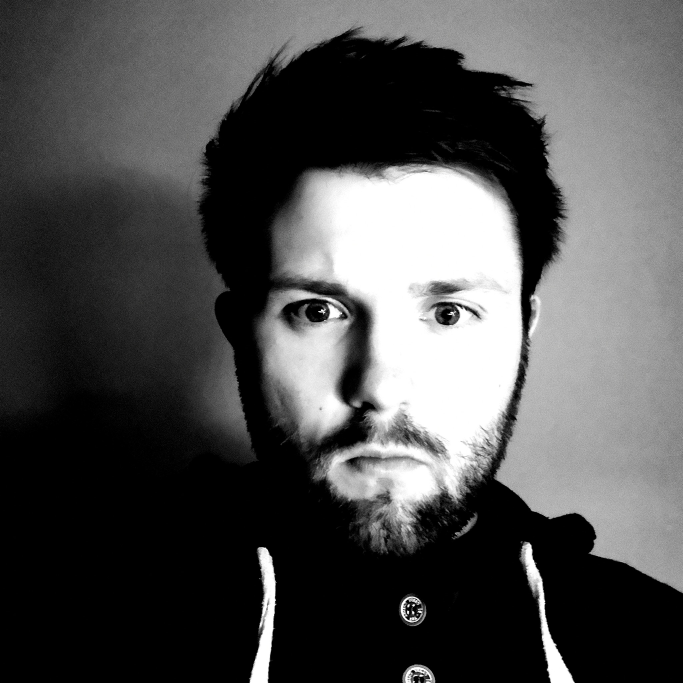
#> input picture Zad10/mordka.jpg, 2048 x 2048 px (shown at 1/3 size)
$ jupyter execute --allow-errors Lab10.ipynb
#> lines starting #> are read from the running program, lines starting #| are printed output that depends on the picture; after the words box and inside, x2 and y2 are one past the last pixel; in counts of white or black regions, pixels touching at a corner belong together
[cell 1]
import cv2
import numpy as np
from matplotlib import pyplot as plt
import imutils

[cell 2]
face_cascade = cv2.CascadeClassifier(cv2.data.haarcascades + 'haarcascade_frontalface_default.xml')
scaling_factor = 0.5
frame = cv2.imread('mordka.jpg')
#> frame is the input picture: shape (2048, 2048, 3); mean B, G, R 80.1, 80.1, 80.1
frame = cv2.resize(frame, None, fx = scaling_factor, fy = scaling_factor, interpolation=cv2.INTER_AREA)
#> frame: shape (1024, 1024, 3)
face_rects = face_cascade.detectMultiScale(frame, scaleFactor=1.3, minNeighbors=5)
#> face_rects = [[316, 267, 522, 522]]

for(x,y,w,h) in face_rects:
    cv2.rectangle(frame, (x,y), (x+w, y+h), (255,0,0), 3)
#> this loop made 1 pass
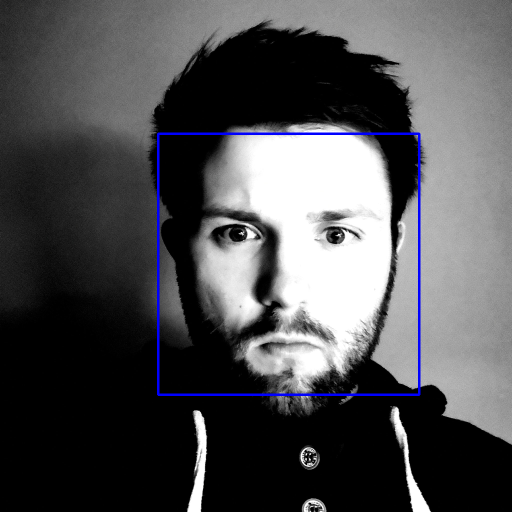
#> frame: shape (1024, 1024, 3) (shown at 1/2 size); mean B, G, R 81.9, 79.4, 79.4

cv2.imshow('mordka.jpg', frame)
cv2.waitKey(0)
print(f'Found {len(face_rects)} face(s)')
#| Found 1 face(s)

[cell 3]
face_cascade = cv2.CascadeClassifier(cv2.data.haarcascades + 'haarcascade_frontalface_default.xml')
scaling_factor = 0.5
frame = cv2.imread('mordki.jpg')
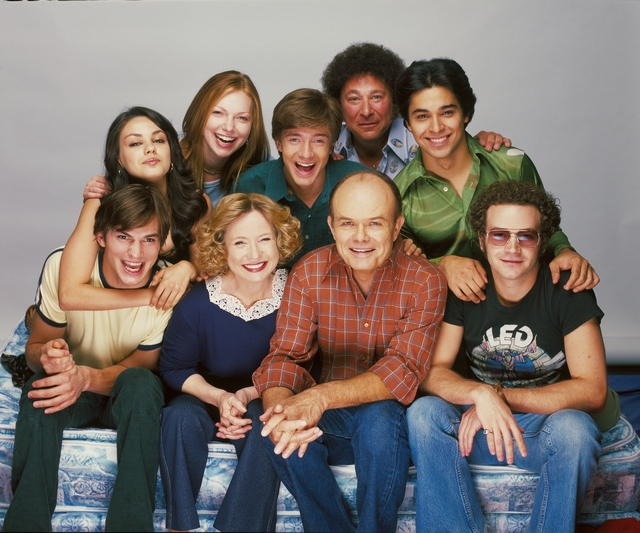
#> input picture Zad10/mordki.jpg, 640 x 533 px
#> frame is the input picture: shape (533, 640, 3); mean B, G, R 108.9, 114.7, 125.8
#frame = cv2.resize(frame, None, fx = scaling_factor, fy = scaling_factor, interpolation=cv2.INTER_AREA)
face_rects = face_cascade.detectMultiScale(frame, scaleFactor=1.3, minNeighbors=3)
#> face_rects = [[200, 93, 61, 61], [103, 215, 66, 66], [337, 75, 60, 60], [403, 90, 66, 66], [117, 118, 61, 61], [271, 113, 70, 70], [325, 196, 71, 71], [220, 217, 65, 65], [477, 210, 73, 73]]

for(x,y,w,h) in face_rects:
    cv2.rectangle(frame, (x,y), (x+w, y+h), (255,0,0), 2)
#> this loop made 9 passes
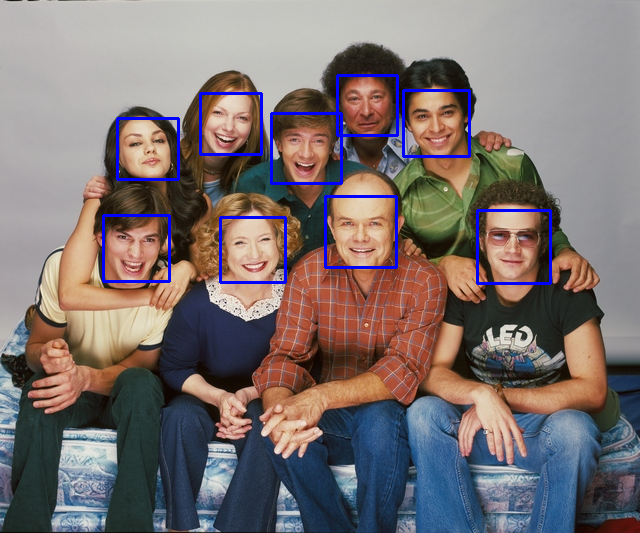
#> frame: shape (533, 640, 3); 2.07% of pixels changed, all inside (x1, y1, x2, y2) = (102, 74, 552, 285)

cv2.imshow('mordki.jpg', frame)
cv2.waitKey(0)
print(f'Found {len(face_rects)} face(s)')
#| Found 9 face(s)

[cell 4]
face_cascade = cv2.CascadeClassifier(cv2.data.haarcascades + 'haarcascade_frontalface_default.xml')
nose_cascade = cv2.CascadeClassifier('haarcascade_mcs_nose.xml')
smile_cascade = cv2.CascadeClassifier(cv2.data.haarcascades + 'haarcascade_smile.xml')
eye_cascade = cv2.CascadeClassifier(cv2.data.haarcascades + 'haarcascade_eye.xml')

image = cv2.imread('mordki.jpg')
gray_filter = cv2.cvtColor(image, cv2.COLOR_BGR2GRAY)
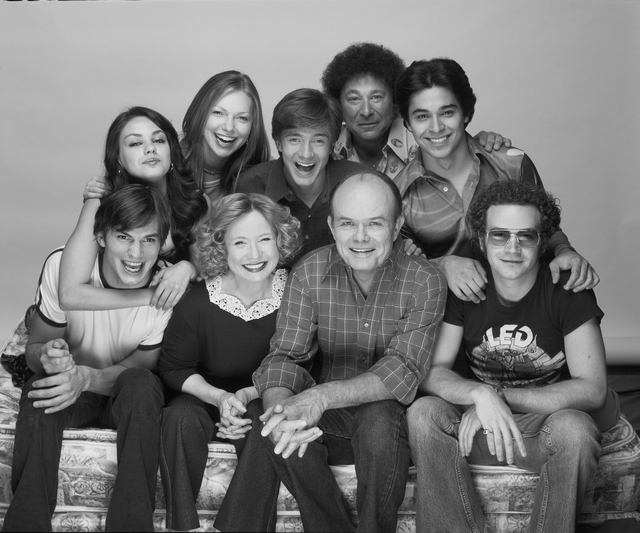
#> gray_filter: shape (533, 640); min 6, max 251, mean 117.3
faces = face_cascade.detectMultiScale(gray_filter, scaleFactor=1.3, minNeighbors=3)
#> faces has the same summary as face_rects

for(x,y,w,h) in faces:
    cv2.rectangle(image, (x,y), (x+w, y+h), (255,0,0), 2)
    roi_gray = gray_filter[y:y+h, x:x+w]
    roi_color = image[y:y+h, x:x+w]
    smile = smile_cascade.detectMultiScale(roi_gray)
    eye = eye_cascade.detectMultiScale(roi_gray)
    nose = nose_cascade.detectMultiScale(roi_gray)
    for(sx,sy,sw,sh) in smile:
        cv2.rectangle(roi_color, (sx,sy), (sx+sw, sy+sh), (0,255,0), 1)
    for(ex,ey,ew,eh) in eye:
        cv2.rectangle(roi_color, (ex,ey), (ex+ew, ey+eh), (0,0,255), 1)
    for(nx,ny,nw,nh) in nose:
        cv2.rectangle(roi_color, (nx,ny), (nx+nw, ny+nh), (0,0,255), 1)
#> this loop made 9 passes
#> (x, y, w, h, smile, nose) on passes 1, 3, 6, 7, 9: (200, 93, 61, 61, [[8, 35, 39, 19]], [[20, 28, 18, 15]]), (337, 75, 60, 60, [[12, 39, 38, 19]], [[19, 30, 21, 17]]), (271, 113, 70, 70, [[16, 42, 40, 20]], [[24, 34, 22, 18]]), (325, 196, 71, 71, [[17, 45, 41, 21]], [[25, 34, 21, 18], [10, 2, 46, 39]]), (477, 210, 73, 73, [[16, 40, 40, 20]], [[25, 33, 20, 17]])
#> (x, y, w, h, smile, eye, nose) on passes 2, 4: (103, 215, 66, 66, [[11, 39, 41, 20]], [[10, 11, 22, 22], [33, 13, 22, 22]], [[24, 32, 19, 16]]), (403, 90, 66, 66, [[16, 40, 40, 20]], [[9, 15, 21, 21]], [[22, 31, 20, 17]])
#> pass 2, `roi_color = image[y:y+h, x:x+w]`:
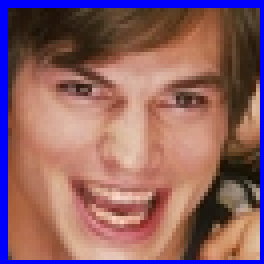
#> roi_color: shape (66, 66, 3) (shown 4 times larger); mean B, G, R 101.4, 97.6, 140.9
#> after the loop:
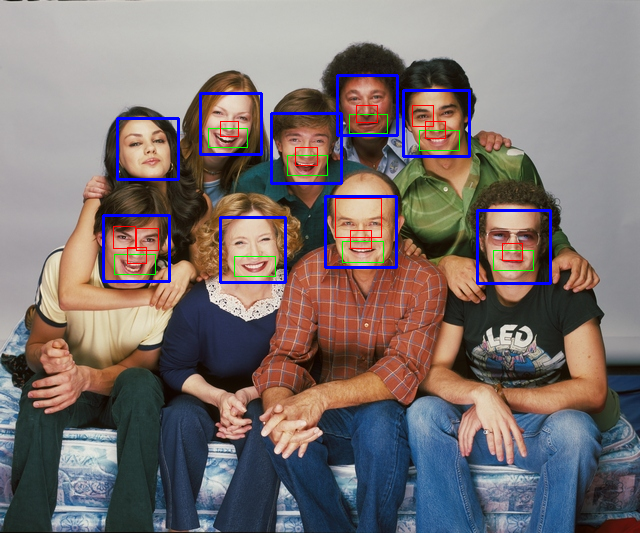
#> image: shape (533, 640, 3); 2.62% of pixels changed, all inside (x1, y1, x2, y2) = (102, 74, 552, 285)
#> after the loop:
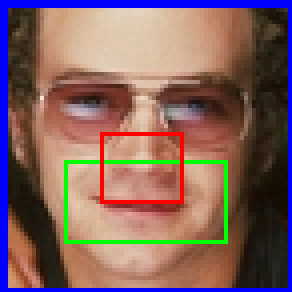
#> roi_color: shape (73, 73, 3) (shown 4 times larger); mean B, G, R 96, 98.7, 130
#> after the loop:
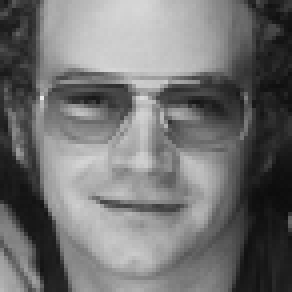
#> roi_gray: shape (73, 73) (shown 4 times larger); min 12, max 234, mean 113.9

cv2.imshow("mordki.jpg", image)
cv2.waitKey(0)
#> Out = 27

[cell 5]
scaling_factor = 0.5
hog = cv2.HOGDescriptor()
hog.setSVMDetector(cv2.HOGDescriptor_getDefaultPeopleDetector())
image = cv2.imread('ludki.jpg')
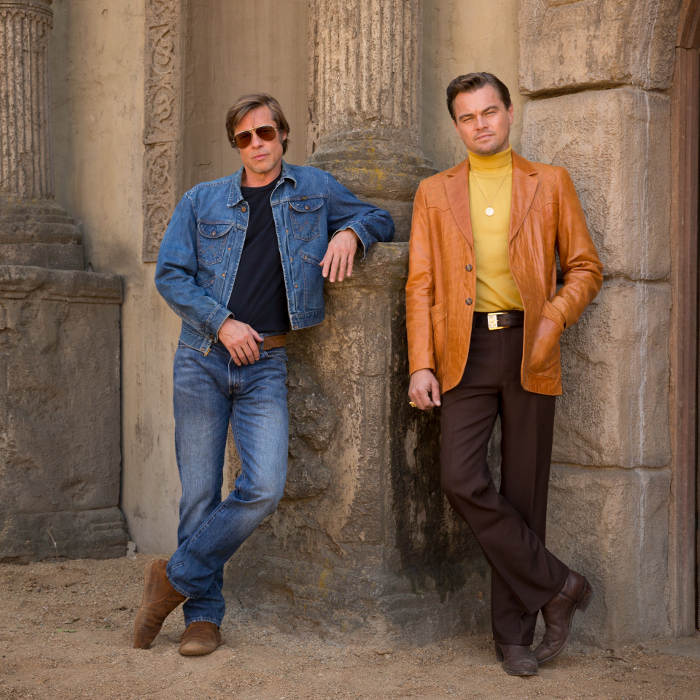
#> input picture Zad10/ludki.jpg, 700 x 700 px
#> image is the input picture: shape (700, 700, 3); mean B, G, R 80.4, 95.6, 118.3
image = cv2.resize(image, None, fx=scaling_factor, fy=scaling_factor, interpolation=cv2.INTER_AREA)
#> image: shape (350, 350, 3)

people_rects = hog.detectMultiScale(image, winStride=(3,3), padding=(5,5), scale=1.06)
#> people_rects = ([[168, 6, 150, 300], [54, 22, 142, 282]], [0.747, 0.256])

for(x,y,w,h) in people_rects[0]:
    cv2.rectangle(image, (x,y), (x+w, y+h), (0,255,0), 2)
#> this loop made 2 passes
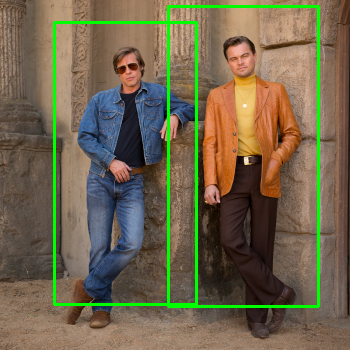
#> image: shape (350, 350, 3); mean B, G, R 76.9, 102.3, 113.2

cv2.imshow('ludki.jpg', image)
cv2.waitKey(0)
print(f'Found {len(people_rects[0])} people!')
#| Found 2 people!
